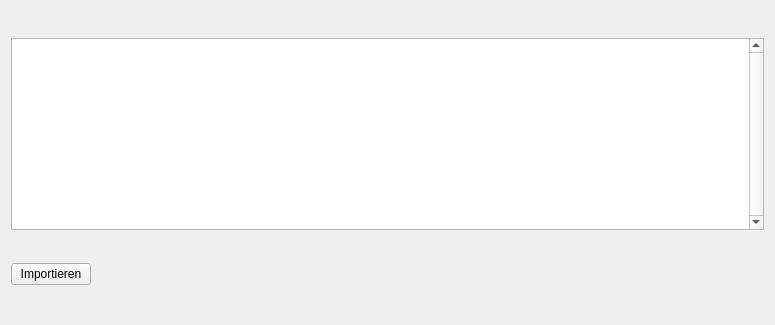
<?xml version="1.0" encoding="UTF-8"?>
<ui version="4.0">
 <class>apisMonoplotImportDialog</class>
 <widget class="QDialog" name="apisMonoplotImportDialog">
  <property name="windowModality">
   <enum>Qt::ApplicationModal</enum>
  </property>
  <property name="geometry">
   <rect>
    <x>0</x>
    <y>0</y>
    <width>775</width>
    <height>325</height>
   </rect>
  </property>
  <property name="windowTitle">
   <string>APIS MONOPLOT Import</string>
  </property>
  <property name="windowIcon">
   <iconset resource="resource.qrc">
    <normaloff>:/plugins/APIS/icons/apis.png</normaloff>:/plugins/APIS/icons/apis.png</iconset>
  </property>
  <property name="modal">
   <bool>true</bool>
  </property>
  <layout class="QVBoxLayout" name="verticalLayout">
   <item>
    <widget class="QPlainTextEdit" name="uiReportPTxt">
     <property name="sizePolicy">
      <sizepolicy hsizetype="Expanding" vsizetype="Maximum">
       <horstretch>0</horstretch>
       <verstretch>0</verstretch>
      </sizepolicy>
     </property>
     <property name="verticalScrollBarPolicy">
      <enum>Qt::ScrollBarAlwaysOn</enum>
     </property>
     <property name="horizontalScrollBarPolicy">
      <enum>Qt::ScrollBarAsNeeded</enum>
     </property>
     <property name="readOnly">
      <bool>true</bool>
     </property>
     <property name="plainText">
      <string/>
     </property>
    </widget>
   </item>
   <item>
    <widget class="QPushButton" name="uiImportBtn">
     <property name="sizePolicy">
      <sizepolicy hsizetype="Maximum" vsizetype="Fixed">
       <horstretch>0</horstretch>
       <verstretch>0</verstretch>
      </sizepolicy>
     </property>
     <property name="text">
      <string>Importieren</string>
     </property>
     <property name="icon">
      <iconset resource="resource.qrc">
       <normaloff>:/plugins/APIS/icons/monoplot.png</normaloff>:/plugins/APIS/icons/monoplot.png</iconset>
     </property>
     <property name="iconSize">
      <size>
       <width>24</width>
       <height>24</height>
      </size>
     </property>
     <property name="autoDefault">
      <bool>false</bool>
     </property>
    </widget>
   </item>
  </layout>
 </widget>
 <resources>
  <include location="resource.qrc"/>
 </resources>
 <connections/>
</ui>
